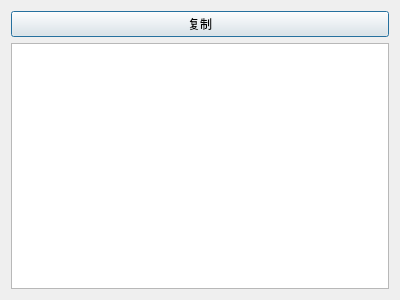
<?xml version="1.0" encoding="UTF-8"?>
<ui version="4.0">
 <class>SimulateLotteryDialog</class>
 <widget class="QDialog" name="SimulateLotteryDialog">
  <property name="geometry">
   <rect>
    <x>0</x>
    <y>0</y>
    <width>400</width>
    <height>300</height>
   </rect>
  </property>
  <property name="windowTitle">
   <string>Dialog</string>
  </property>
  <layout class="QGridLayout" name="gridLayout">
   <item row="0" column="0">
    <widget class="QPushButton" name="copy">
     <property name="text">
      <string>复制</string>
     </property>
    </widget>
   </item>
   <item row="1" column="0">
    <widget class="QTableWidget" name="detail"/>
   </item>
  </layout>
 </widget>
 <resources/>
 <connections/>
</ui>
